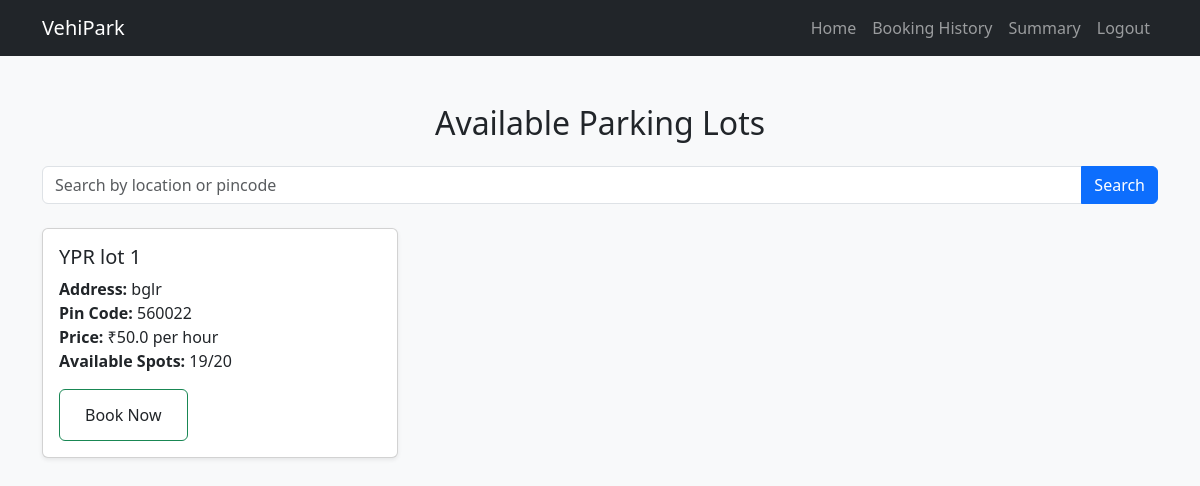
/user (signed in), run on the app's committed database.
### app.py (models this page shows)
class Parking(db.Model):
    __tablename__='parking'
    id=db.Column(db.Integer,primary_key=True)
    primary_location_name=db.Column(db.String(20),nullable=False)
    address=db.Column(db.String(20),nullable=False)
    pin_code=db.Column(db.String(20),nullable=False)
    price=db.Column(db.Float,nullable=False)
    number_of_spots = db.Column(db.Integer,nullable=False)
    spots=db.relationship('parkingSpot',back_populates='parking', cascade='all, delete-orphan')

### app.py (the view)
@app.route('/user',methods =['GET','POST'])
def user():
    if "username" not in session:
        return redirect(url_for('login'))
    query = request.args.get('query')
    if query:
        parkings = Parking.query.filter(
            (Parking.primary_location_name.ilike(f'%{query}%')) |
            (Parking.address.ilike(f'%{query}%')) |
            (Parking.pin_code.ilike(f'%{query}%'))
        ).all()
    else:
        parkings = Parking.query.all()
    available_counts={}
    for parking in parkings:
            available_counts[parking.id] = parkingSpot.query.filter_by(parking_id=parking.id, status='A').count()
    return render_template('user.html',parkings=parkings,available_counts=available_counts)

### templates/user.html (shortened to what this page needs)
{% extends "user_base.html" %}
{% block content %}
    <h2 class="mb-4 text-center">Available Parking Lots</h2>
    <form method="GET" action="{{ url_for('user') }}" class="mb-4">
        <div class="input-group">
            <input type="text" name="query" class="form-control" placeholder="Search by location or pincode" value="{{ request.args.get('query', '') }}">
            <button class="btn btn-primary" type="submit">Search</button>
        </div>
    </form>
    <div class="row">
        {% for lot in parkings %}
        <div class="col-md-4 mb-4">
            <div class="card h-100 shadow-sm">
                <div class="card-body">
                    <h5 class="card-title">{{ lot.primary_location_name }}</h5>
                    <p class="card-text">
                        <strong>Address:</strong> {{ lot.address }}<br>
                        <strong>Pin Code:</strong> {{ lot.pin_code }}<br>
                        <strong>Price:</strong> ₹{{ lot.price }} per hour<br>
                        <strong>Available Spots:</strong> {{ available_counts[lot.id] }}/{{ lot.number_of_spots }}
                    </p>
                   <button class="btn btn-outline-success"><a href="/booking/{{ lot.id }} "class=btn btn-success w-100>Book Now</a></button>
                </div>
            </div>
        </div>
        {% else %}
        <div class="col-12">
            <div class="alert alert-info text-center">No parking lots found.</div>
        </div>
        {% endfor %}
    </div>
{% endblock %}

### data on the page
Parking: primary_location_name "YPR lot 1", address "bglr", pin_code "560022", price "50.0", available_counts "19", number_of_spots "20"
